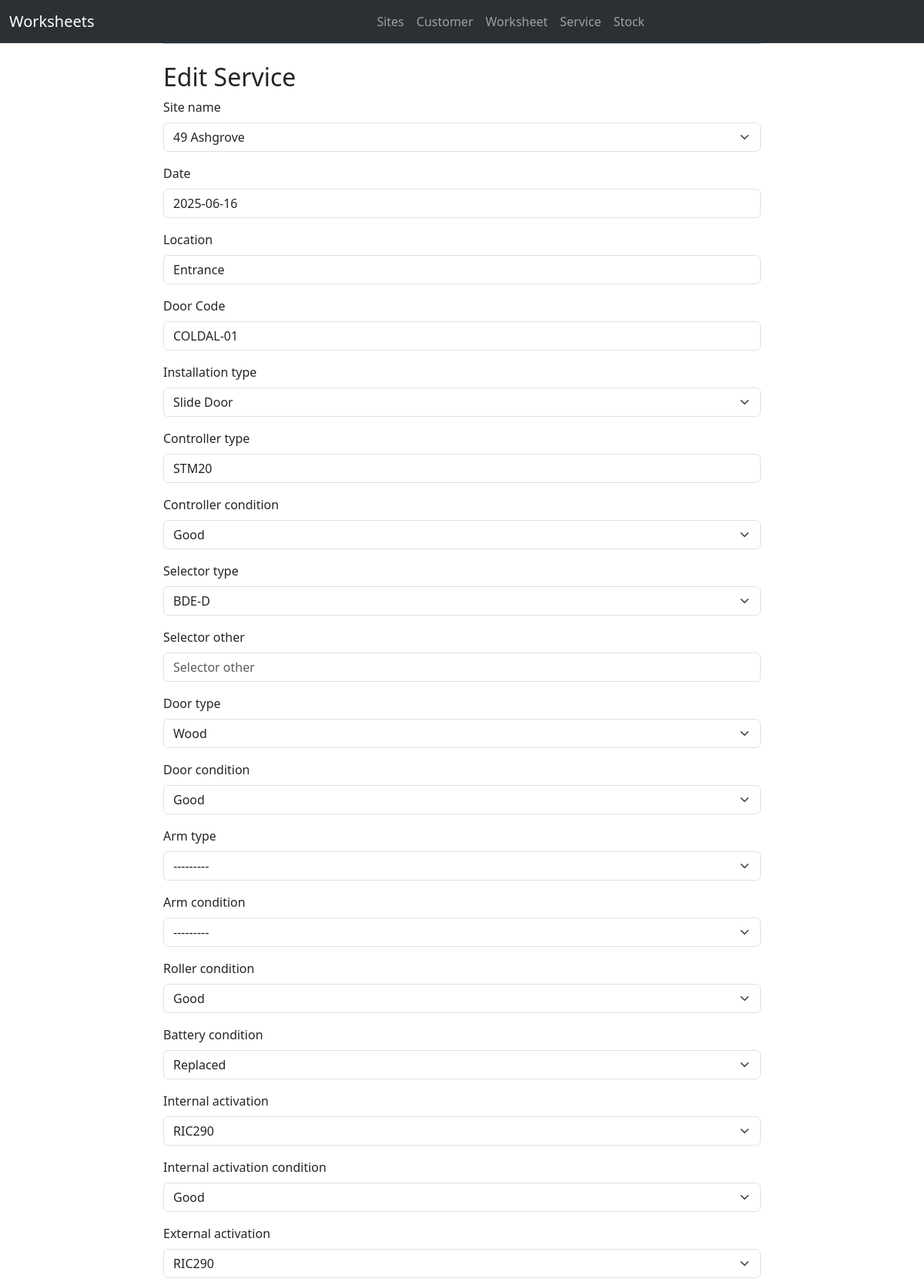
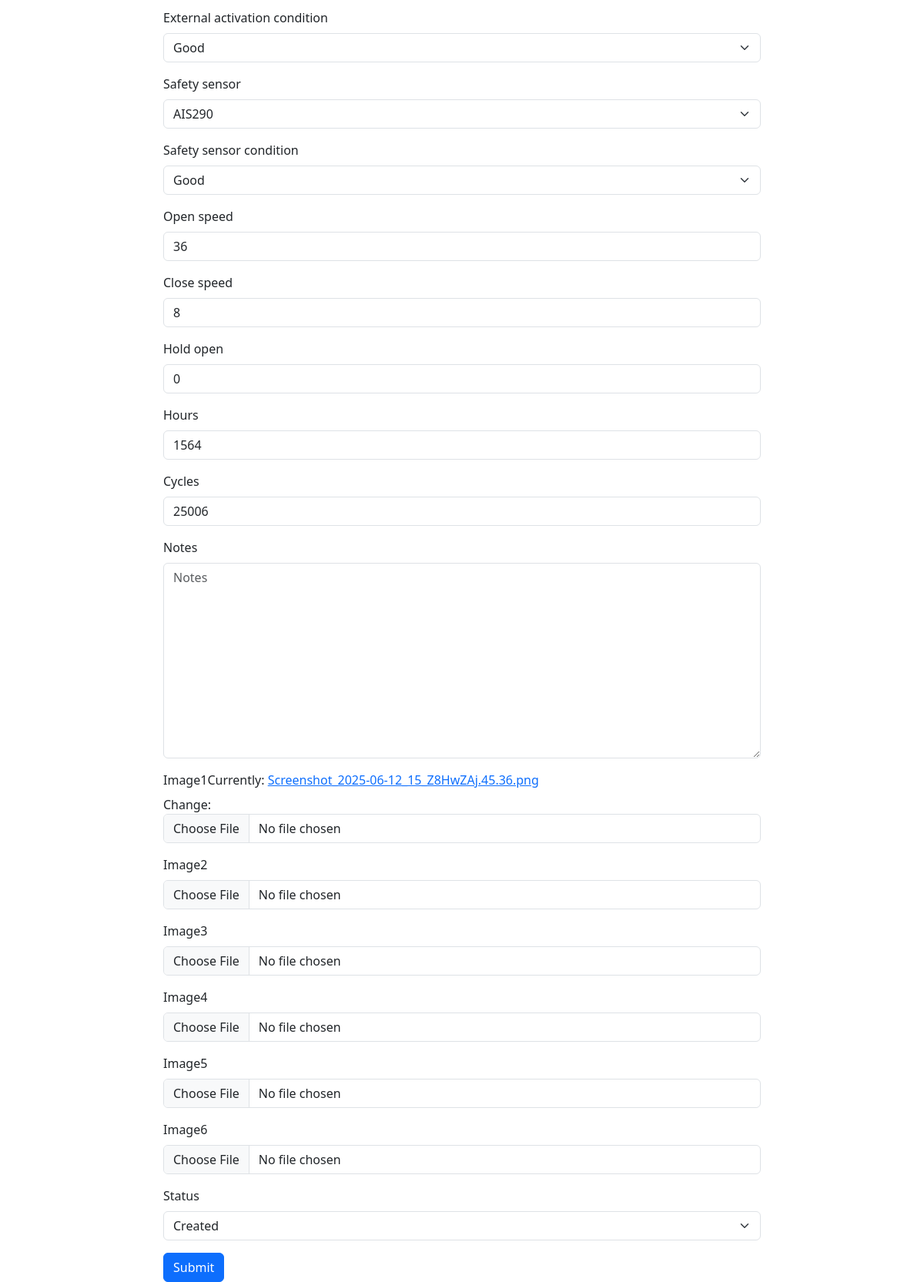
Screenshot of /service/edit_service/1 with the database file from the repository (2 pictures, top to bottom).
### workforms/models.py (models this page shows)
class Site(models.Model):
    site_name = models.CharField(max_length=40)
    address = models.CharField(max_length=40, blank=True)
    town = models.CharField(max_length=40, blank=True)
    county = models.CharField(max_length=40, blank=True)
    country = models.CharField(max_length=40, blank=True)
    aircode = models.CharField(max_length=40, blank=True)
    def __str__(self):
        return str(self.site_name)

class Service(models.Model):
    site_name = models.ForeignKey(Site, on_delete=models.CASCADE)
    date = models.DateField()
    location = models.CharField(max_length=100)
    door_Code = models.CharField(max_length=20)
    installation_type = models.CharField(max_length=50, choices=Choices.INSTALLATION)
    controller_type =models.CharField(max_length=30)
    controller_condition = models.CharField(max_length=50, choices=Choices.CONDITION)
    selector_type = models.CharField(max_length=50, choices=Choices.SELECTOR)
    selector_other = models.CharField(max_length=50, blank=True)
    door_type = models.CharField(max_length=50, choices=Choices.DOOR_TYPE)
    door_condition = models.CharField(max_length=50, choices=Choices.CONDITION)
    arm_type = models.CharField(max_length=50, choices=Choices.ARM_TYPE, blank=True)
    arm_condition = models.CharField(max_length=50, choices=Choices.CONDITION, blank=True)
    roller_condition = models.CharField(max_length=50, choices=Choices.CONDITION, blank=True)
    battery_condition = models.CharField(max_length=50, choices=Choices.CONDITION, blank=True)
    internal_activation = models.CharField(max_length=50, choices=Choices.SENSOR)
    internal_activation_condition = models.CharField(max_length=50, choices=Choices.CONDITION)
    external_activation  = models.CharField(max_length=50, choices=Choices.SENSOR)
    external_activation_condition = models.CharField(max_length=50, choices=Choices.CONDITION)
    safety_sensor = models.CharField(max_length=50, choices=Choices.SENSOR)
    safety_sensor_condition = models.CharField(max_length=50, choices=Choices.CONDITION)
    open_speed = models.IntegerField()
    close_speed = models.IntegerField()
    hold_open = models.IntegerField()
    hours = models.IntegerField()
    cycles = models.IntegerField()
    notes = models.TextField(blank=True)
    image1 = models.ImageField()
    image2 = models.ImageField(blank=True)
    image3 = models.ImageField(blank=True)
    image4 = models.ImageField(blank=True)
    image5 = models.ImageField(blank=True)
    image6 = models.ImageField(blank=True)
    status = models.CharField(max_length=50, choices=Choices.STATUS, default="Created")

### workforms/views.py (the view)
# urls.py: path('service/edit_service/<id>', views.edit_service, name="edit_service"),
def edit_service(request, id):
    service = Service.objects.get(id=id)
    if request.method == 'POST':
        form = ServiceForm(request.POST, instance=service)
        if form.is_valid():
            form.save()
            return redirect('service', service.id)
    else:
        form = ServiceForm(instance=service)
    return render(request, 'edit_service.html', {'form': form})

### workforms/forms.py
class ServiceForm(forms.ModelForm):
    class Meta :
        model = Service
        fields = ["site_name","date","location","door_Code","installation_type","controller_type","controller_condition","selector_type","selector_other","door_type","door_condition","arm_type","arm_condition","roller_condition","battery_condition","internal_activation","internal_activation_condition","external_activation","external_activation_condition","safety_sensor","safety_sensor_condition","open_speed","close_speed","hold_open","hours","cycles","notes","image1","image2","image3","image4","image5","image6","status"]

### workforms/templates/edit_service.html (shortened to what this page needs)
{% extends 'base.html' %}
{% block content %}
<h2>Edit Service</h2>
  {% load django_bootstrap5 %}
    <form method="post">
        {% bootstrap_form form %}
        {% bootstrap_button button_type="submit" content="Submit" %}
    </form>
{% endblock %}

### rows the page displays
Site: site_name "49 Ashgrove"
Service: date "2025-06-16", location "Entrance", door_Code "COLDAL-01", installation_type "Slide Door", controller_type "STM20", controller_condition "Good", selector_type "BDE-D", door_type "Wood", door_condition "Good", arm_type "---------", arm_condition "---------", roller_condition "Good", battery_condition "Replaced", internal_activation "RIC290", internal_activation_condition "Good", external_activation "RIC290", external_activation_condition "Good", safety_sensor "AIS290", safety_sensor_condition "Good", open_speed "36", close_speed "8", hold_open "0", hours "1564", cycles "25006", status "Created"
